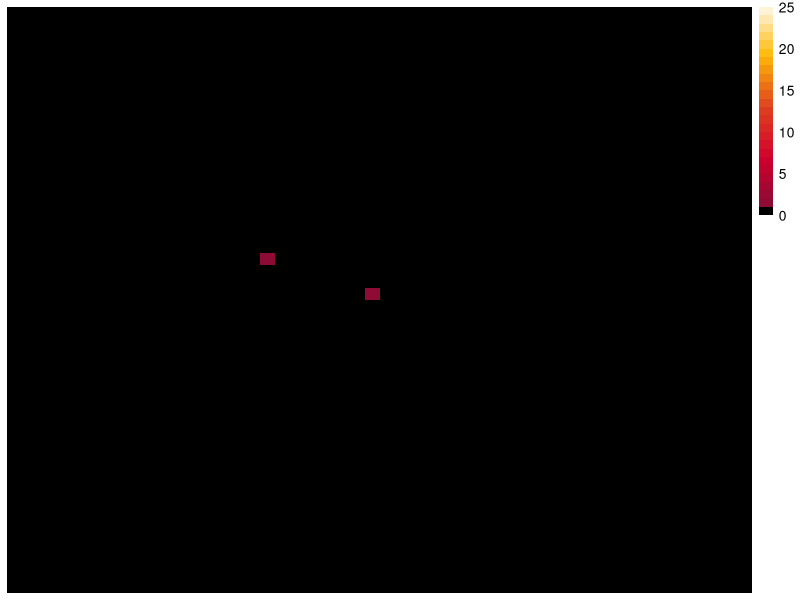
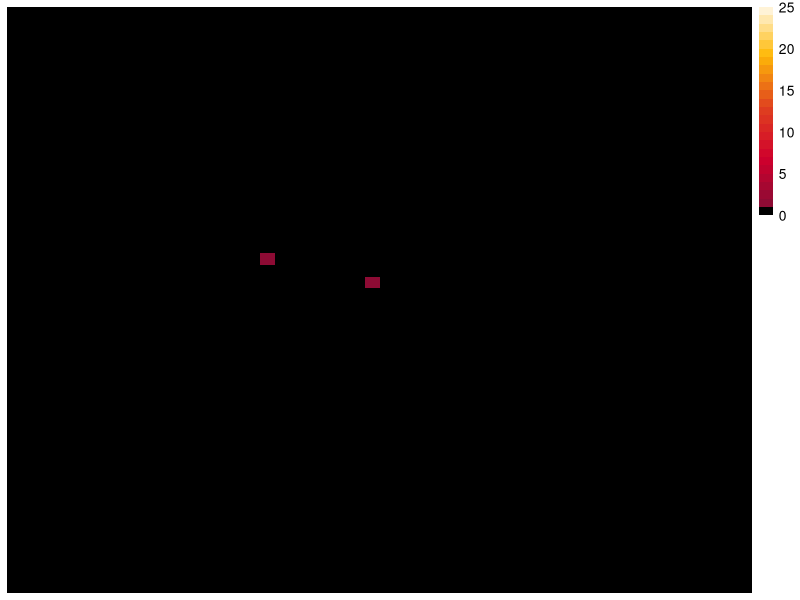
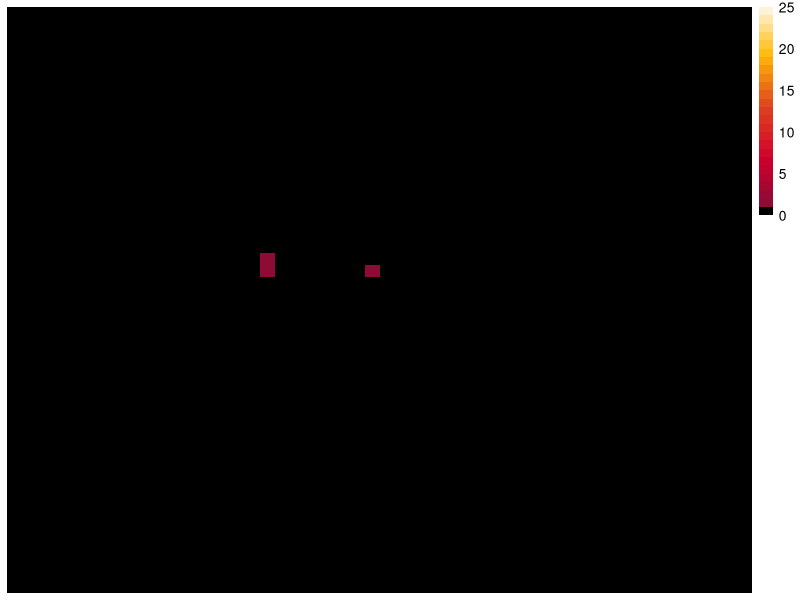
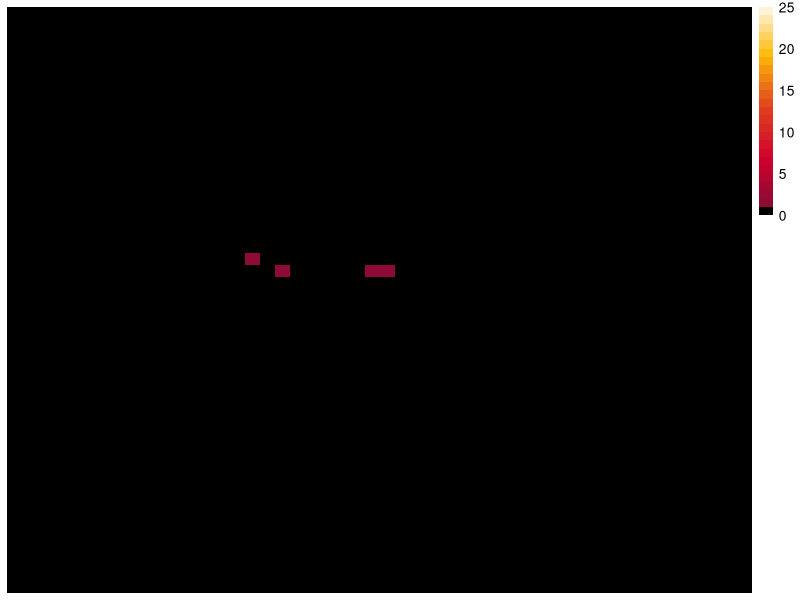
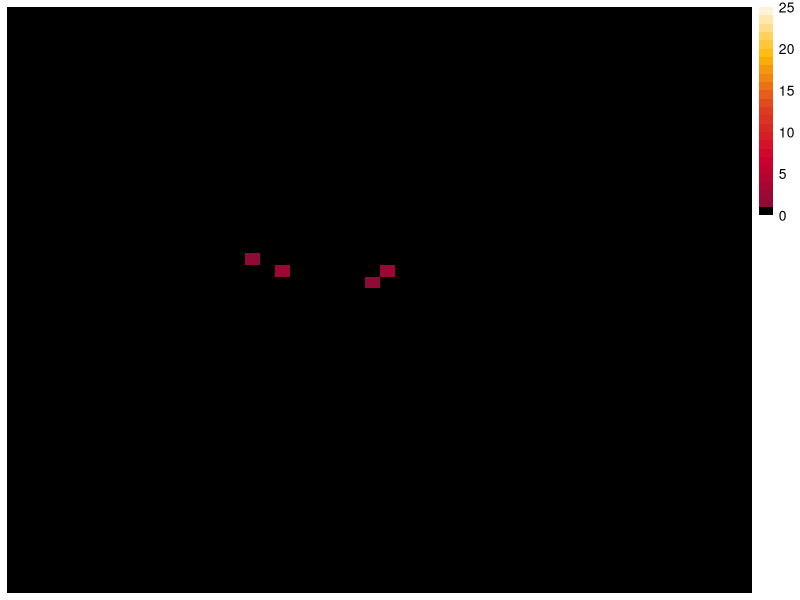
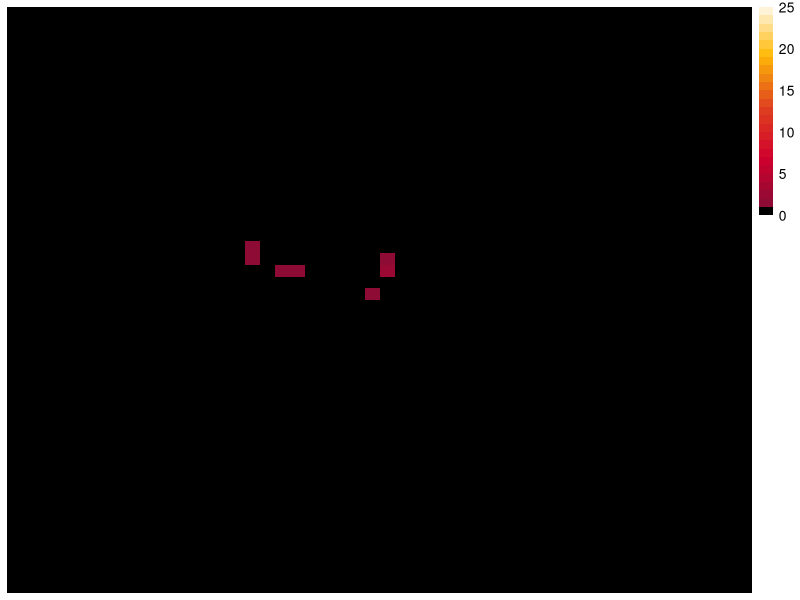
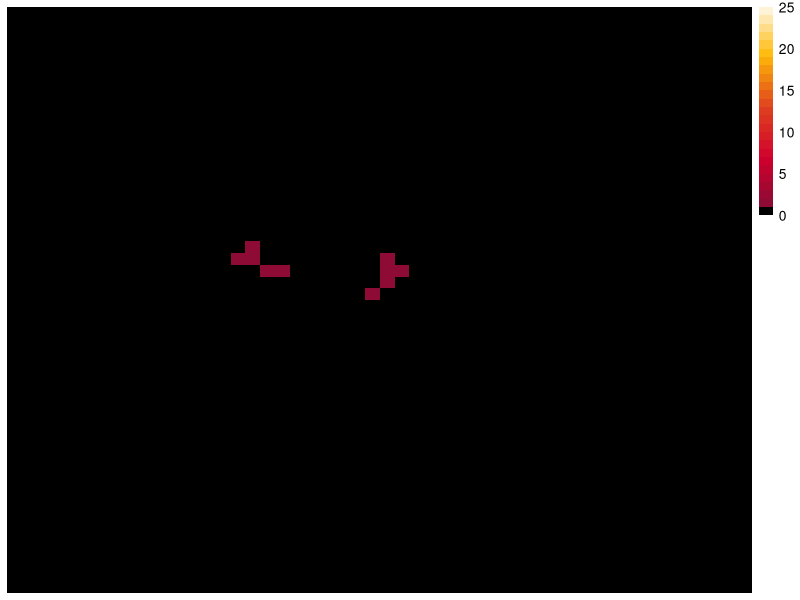
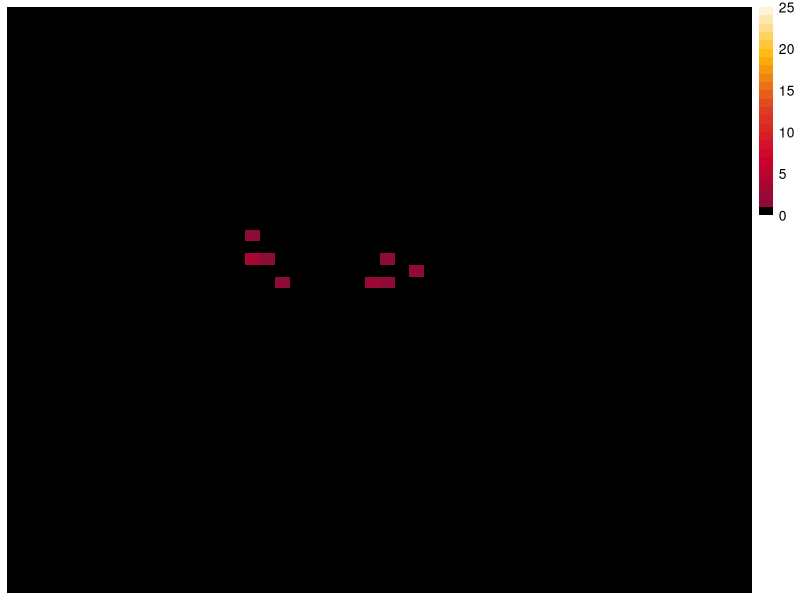

R code for these plots, in order: (Note: this script raises an error after producing the figures.)
## ---- chunk 1
knitr::opts_chunk$set(echo = TRUE)
library(data.table)
library(pheatmap)
library(magick)
library(RColorBrewer)
library(scales)
library(Matrix)
library(tidyverse)
## ---- chunk 2
mat <- function(df, nx, ny)  {
    ## Tally up the frequencies
    dt <- data.table(df, key=c("x", "y"))
    xyN <- dt[, .N, by=key(dt)]
    ## Place counts in matrix in their respective i/j x/y row/column
    as.matrix(with(xyN, sparseMatrix(i=x,j=y,x=N,dims=c(nx,ny))))
}

move<-function() sample(1:5, 1)
ment<-data.frame(matrix(c(1,0,0,
                          2,1,0,
                          3,0,1,
                          4,-1,0,
                          5,0,-1), byrow=T, nrow=5)) # matrix with information regarding possible movements
colnames(ment)<-c("State", "delta X", "delta Y")

life<-function() runif(1, min = 0.8, max = 1.0)



K<-20 # carrying capacity

n<-50 # size of world (an n x n square)




gif<-function(fps, title="gif"){
  ## list file names and read in
imgs <- list.files("/Users/nicklatina/Desktop/ca_output", full.names = T)
imgs<-imgs[order(imgs)]
img_list <- lapply(imgs, image_read)

## join the images together
img_joined <- image_join(img_list)

## animate at 2 frames per second
img_animated <- image_animate(img_joined, fps = fps)

## view animated image
#img_animated

## save to disk
image_write(image = img_animated,
            path = paste("/Users/nicklatina/Desktop/",title,".gif", sep=""))
}
## ---- chunk 3


steps<-50

ledger<-data.frame(matrix(c(1,25,25,1,1), nrow=1))
colnames(ledger) = c("ID", "x", "y", "move" ,"life")
ledger<-rbind(ledger, c(max(ledger$ID)+1,22,17,2,0.7))

M<-0
L<-0
i<-1
for(z in 1:steps){
  store<-c()
for (i in which(is.na(ledger[,2]) == F)){
 ledger[i,"move"]<-move() # create values that will instruct moving/life cycle behaviors for each agent
  ledger[i,"life"]<-life()
  
  dv<-sample(1:3,1)
  if(dv == 1){ #life cycle

    if(ledger[i,"life"] < 0.0){
      ledger[i,2:5]<-NA # kill agent, while retaining ID
    } else {
      noob<-ledger[i,] # create daughter agent
      noob[2:3]<-noob[2:3]+ment[which(ment[,1] == noob[[4]]), 2:3] # place daughter agent in one of 5 cells
      noob[[1]]<-max(rbind(ledger,store)[,1])+1 # give daughter agent a new ID
      store<-rbind(store,noob) # store daughter agent; will be added to ledger after every agent in this timestep is updated
    } 
    }else { # movement

      ledger[i,2:3]<-ledger[i,2:3]+ment[which(ment[,1] == ledger[i,4]), 2:3] # move agent
    } } 
  
  # add daughter agents to ledger
  ledger<-rbind(ledger,store) 
  
  # any agent that tries to cross boundaries gets killed
   ledger[which((ledger[,2] >= n)),2:5]<-NA
   ledger[which((ledger[,3] >= n)),2:5]<-NA
  ledger[which((ledger[,2] < 1)),2:5]<-NA
   ledger[which((ledger[,3] < 1)),2:5]<-NA
   
                                                 ### Carrying Cpacity #####
   # create subset of ledger that only contains living agents
df<-data.frame(x=ledger[,"x"], y=ledger[,"y"]) %>% .[which(is.na(.[,1]) == F),] 

    # Tally up the frequencies
    dt <- data.table(df, key=c("x", "y"))
    xyN <- dt[, .N, by=key(dt)]

    # figure out which grid spaces have >K agents, and randomly kill off until pop = K
    TooBig<-xyN[which(xyN[,"N"] > K ),1:2]
    if(nrow(TooBig) > 1){
    for( v in 1:nrow(TooBig)){
      xx<-as.numeric(TooBig[v,1]) ; yy<-as.numeric(TooBig[v,2])
      dv<-ledger[which(ledger[,2] == xx),]
      dv<-dv[which(dv[,3] == yy),] %>%
      slice_sample(., n=(nrow(dv)-K))
      ledger[dv$ID,2:5]<-NA
    }} else{
    }
  
    xyN <- dt[, .N, by=key(dt)]
    
    ## Place counts in matrix in their respective i/j x/y row/column
    ts<-as.matrix(with(xyN, sparseMatrix(i=x,j=y,x=N,dims=c(n,n))))
    

# graphing
  jpeg(filename=paste("/Users/nicklatina/Desktop/ca_output/",z+1000,".jpeg", sep=""))

  breaksList = seq(0,25, by = 1)
  color<-colorRampPalette(c("#810E36","#D0002D", "#E0421F","#FFBA08", "#ffffff"))(length(breaksList))
  color[[1]]<-c("#000000")

pheatmap(ts+1,
         color = color, border_color=NA,
         breaks = breaksList,
         cluster_rows=FALSE, cluster_cols=FALSE)

  dev.off()
}

gif(10,"CA")


 #show_col(color, labels=F)

length(which(is.na(ledger[,2]) == T))/nrow(ledger) # dead cells

 
